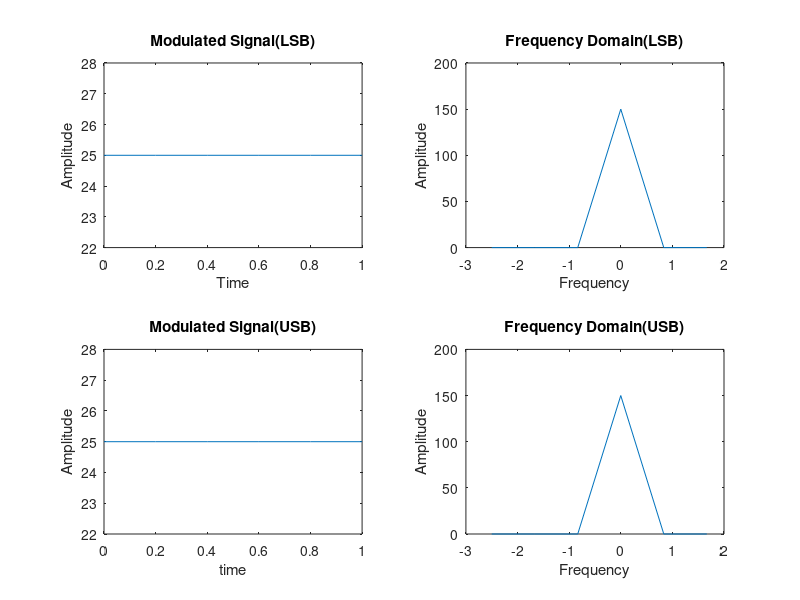

Recreate this plot in MATLAB.
clc;
Fm=input('Enter frequency of the message signal: ');
Fc=input('Enter frequency of the carrier signal: ');
Vm=input('Enter amplitude of the message signal: ');
Vc=input('Enter amplitude of the carrier signal: ');
Fs=input('Enter sampling time Fs: ');
t=(0:1/Fs:1);
vm=Vm*cos(2*pi*Fm*t);
vc1=Vc*cos(2*pi*Fc*t);
vc2=Vc*sin(2*pi*Fc*t);
i=vm.*vc1;
q=imag(hilbert(vm)).*vc2;
x1=i+q;
x2=i-q;
 subplot(2,2,1);
plot(t,x1);
ylabel('Amplitude');
xlabel('Time');
title('Modulated Signal(LSB)');
hold on;
 N1=length(x1);
X1=fftshift(fft(x1,N1));
f1=Fs*[-N1/2:1:N1/2-1]/N1;
subplot(2,2,2);
plot(f1,abs(X1));
xlabel('Frequency');
ylabel('Amplitude');
title('Frequency Domain(LSB)');
 subplot(2,2,3);
plot(t,x2);
ylabel('Amplitude');
xlabel('time');
title('Modulated Signal(USB)');
hold on;
 N2=length(x2);
X2=fftshift(fft(x2,N2));
f2=Fs*[-N2/2:1:N2/2-1]/N2;
subplot(2,2,4);
plot(f2,abs(X2));
xlabel('Frequency');
ylabel('Amplitude');
title('Frequency Domain(USB)');

